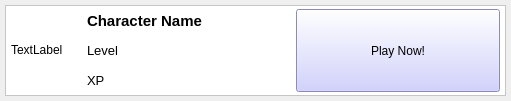
<?xml version="1.0" encoding="UTF-8"?>
<ui version="4.0">
 <class>CharacterSelectionWidgetClass</class>
 <widget class="QWidget" name="CharacterSelectionWidgetClass">
  <property name="geometry">
   <rect>
    <x>0</x>
    <y>0</y>
    <width>511</width>
    <height>101</height>
   </rect>
  </property>
  <property name="mouseTracking">
   <bool>true</bool>
  </property>
  <property name="windowTitle">
   <string>CharacterSelectionWidget</string>
  </property>
  <layout class="QVBoxLayout" name="verticalLayout_2">
   <property name="margin">
    <number>5</number>
   </property>
   <item>
    <widget class="QStackedWidget" name="stackedWidget">
     <property name="styleSheet">
      <string notr="true">background-color: rgb(255, 255, 255);</string>
     </property>
     <property name="frameShape">
      <enum>QFrame::StyledPanel</enum>
     </property>
     <property name="frameShadow">
      <enum>QFrame::Raised</enum>
     </property>
     <property name="currentIndex">
      <number>0</number>
     </property>
     <widget class="QWidget" name="pageCharacter">
      <layout class="QHBoxLayout" name="horizontalLayout">
       <property name="spacing">
        <number>4</number>
       </property>
       <property name="leftMargin">
        <number>5</number>
       </property>
       <property name="topMargin">
        <number>3</number>
       </property>
       <property name="rightMargin">
        <number>5</number>
       </property>
       <property name="bottomMargin">
        <number>3</number>
       </property>
       <item>
        <widget class="QLabel" name="lblAvatar">
         <property name="minimumSize">
          <size>
           <width>72</width>
           <height>72</height>
          </size>
         </property>
         <property name="maximumSize">
          <size>
           <width>72</width>
           <height>72</height>
          </size>
         </property>
         <property name="mouseTracking">
          <bool>true</bool>
         </property>
         <property name="text">
          <string>TextLabel</string>
         </property>
        </widget>
       </item>
       <item>
        <layout class="QVBoxLayout" name="verticalLayout">
         <item>
          <widget class="QLabel" name="lblCharName">
           <property name="font">
            <font>
             <family>Arial</family>
             <pointsize>11</pointsize>
             <weight>75</weight>
             <bold>true</bold>
            </font>
           </property>
           <property name="text">
            <string>Character Name</string>
           </property>
          </widget>
         </item>
         <item>
          <widget class="QLabel" name="lblCharLevel">
           <property name="font">
            <font>
             <family>Arial</family>
             <pointsize>10</pointsize>
            </font>
           </property>
           <property name="text">
            <string>Level</string>
           </property>
          </widget>
         </item>
         <item>
          <widget class="QLabel" name="lblCharXP">
           <property name="font">
            <font>
             <family>Arial</family>
             <pointsize>10</pointsize>
            </font>
           </property>
           <property name="text">
            <string>XP</string>
           </property>
          </widget>
         </item>
        </layout>
       </item>
       <item>
        <widget class="QPushButton" name="btnPlay">
         <property name="sizePolicy">
          <sizepolicy hsizetype="Minimum" vsizetype="Expanding">
           <horstretch>0</horstretch>
           <verstretch>0</verstretch>
          </sizepolicy>
         </property>
         <property name="minimumSize">
          <size>
           <width>0</width>
           <height>0</height>
          </size>
         </property>
         <property name="styleSheet">
          <string notr="true">background-color: rgb(195, 196, 255);</string>
         </property>
         <property name="text">
          <string>Play Now!</string>
         </property>
        </widget>
       </item>
      </layout>
     </widget>
     <widget class="QWidget" name="pageCreateCharacter">
      <property name="styleSheet">
       <string notr="true">background-color: rgb(195, 195, 195);</string>
      </property>
      <layout class="QVBoxLayout" name="verticalLayout_3">
       <item>
        <widget class="QLabel" name="label">
         <property name="font">
          <font>
           <family>Arial</family>
           <pointsize>10</pointsize>
           <weight>75</weight>
           <bold>true</bold>
          </font>
         </property>
         <property name="text">
          <string>You can create a new character in this slot by click the button below</string>
         </property>
         <property name="alignment">
          <set>Qt::AlignCenter</set>
         </property>
        </widget>
       </item>
       <item>
        <widget class="QPushButton" name="pushButton">
         <property name="text">
          <string>Create New Character</string>
         </property>
        </widget>
       </item>
      </layout>
     </widget>
    </widget>
   </item>
  </layout>
 </widget>
 <layoutdefault spacing="6" margin="11"/>
 <resources/>
 <connections/>
</ui>
